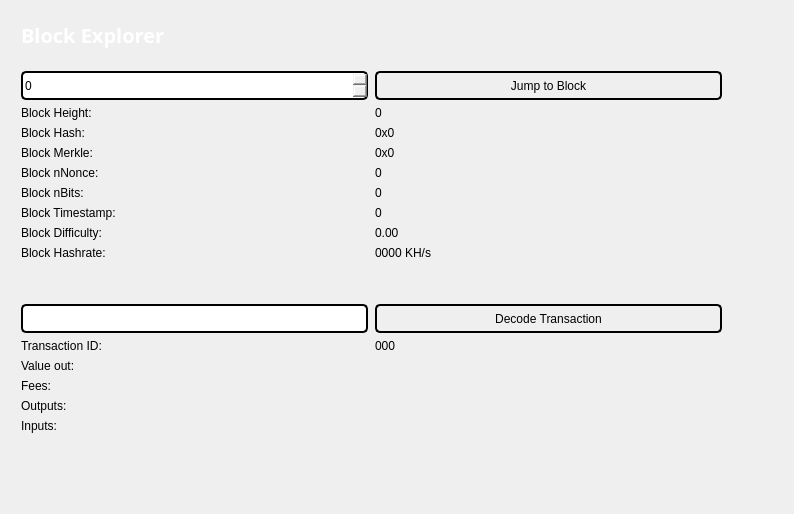
<?xml version="1.0" encoding="UTF-8"?>
<ui version="4.0">
 <class>BlockBrowser</class>
 <widget class="QWidget" name="BlockBrowser">
  <property name="windowModality">
   <enum>Qt::NonModal</enum>
  </property>
  <property name="enabled">
   <bool>true</bool>
  </property>
  <property name="geometry">
   <rect>
    <x>0</x>
    <y>0</y>
    <width>794</width>
    <height>514</height>
   </rect>
  </property>
  <property name="sizePolicy">
   <sizepolicy hsizetype="Preferred" vsizetype="Preferred">
    <horstretch>0</horstretch>
    <verstretch>0</verstretch>
   </sizepolicy>
  </property>
  <property name="minimumSize">
   <size>
    <width>0</width>
    <height>0</height>
   </size>
  </property>
  <property name="acceptDrops">
   <bool>false</bool>
  </property>
  <property name="windowTitle">
   <string>Form</string>
  </property>
  <layout class="QGridLayout">
   <property name="sizeConstraint">
    <enum>QLayout::SetMaximumSize</enum>
   </property>
   <property name="leftMargin">
    <number>21</number>
   </property>
   <property name="topMargin">
    <number>21</number>
   </property>
   <property name="rightMargin">
    <number>10</number>
   </property>
   <item row="1" column="0">
    <widget class="QWidget" name="widget" native="true">
     <widget class="QWidget" name="layoutWidget">
      <property name="geometry">
       <rect>
        <x>0</x>
        <y>0</y>
        <width>699</width>
        <height>27</height>
       </rect>
      </property>
      <layout class="QHBoxLayout" name="horizontalLayout_4">
       <property name="spacing">
        <number>7</number>
       </property>
       <item>
        <widget class="QLabel" name="label_5">
         <property name="font">
          <font>
           <family>Open Sans,sans-serif</family>
          </font>
         </property>
         <property name="text">
          <string>&lt;html&gt;&lt;head/&gt;&lt;body&gt;&lt;p&gt;&lt;span style=&quot; font-size:20px; font-weight:600; color:#ffffff;&quot;&gt;Block Explorer &lt;/span&gt;&lt;/p&gt;&lt;/body&gt;&lt;/html&gt;</string>
         </property>
        </widget>
       </item>
       <item>
        <spacer name="horizontalSpacer_2">
         <property name="orientation">
          <enum>Qt::Horizontal</enum>
         </property>
         <property name="sizeHint" stdset="0">
          <size>
           <width>40</width>
           <height>20</height>
          </size>
         </property>
        </spacer>
       </item>
      </layout>
     </widget>
     <widget class="QWidget" name="layoutWidget_2">
      <property name="geometry">
       <rect>
        <x>0</x>
        <y>50</y>
        <width>701</width>
        <height>400</height>
       </rect>
      </property>
      <layout class="QGridLayout" name="gridLayout_3" rowstretch="0,0,0,0,0,0,0,0,0,0,0,0,0,0,0,0,0,0,0" columnstretch="0,0">
       <property name="sizeConstraint">
        <enum>QLayout::SetDefaultConstraint</enum>
       </property>
       <property name="horizontalSpacing">
        <number>7</number>
       </property>
       <item row="18" column="0">
        <spacer name="verticalSpacer">
         <property name="orientation">
          <enum>Qt::Vertical</enum>
         </property>
         <property name="sizeHint" stdset="0">
          <size>
           <width>20</width>
           <height>40</height>
          </size>
         </property>
        </spacer>
       </item>
       <item row="12" column="1">
        <widget class="QPushButton" name="txButton">
         <property name="styleSheet">
          <string notr="true">
border-top-left-radius: 5px;
border-top-right-radius: 5px;
border-bottom-left-radius: 5px;
border-bottom-right-radius: 5px;
border: 2px solid #000000;
min-height: 25px;
max-height: 25px;</string>
         </property>
         <property name="text">
          <string>Decode Transaction</string>
         </property>
        </widget>
       </item>
       <item row="17" column="0">
        <widget class="QLabel" name="inputLabel">
         <property name="text">
          <string>Inputs:</string>
         </property>
         <property name="alignment">
          <set>Qt::AlignLeading|Qt::AlignLeft|Qt::AlignTop</set>
         </property>
        </widget>
       </item>
       <item row="10" column="1">
        <widget class="QLabel" name="pawBox">
         <property name="text">
          <string>0000 KH/s</string>
         </property>
        </widget>
       </item>
       <item row="14" column="0">
        <widget class="QLabel" name="valueLabel">
         <property name="text">
          <string>Value out:</string>
         </property>
        </widget>
       </item>
       <item row="13" column="0">
        <widget class="QLabel" name="txLabel">
         <property name="text">
          <string>Transaction ID:</string>
         </property>
        </widget>
       </item>
       <item row="9" column="1">
        <widget class="QLabel" name="hardBox">
         <property name="text">
          <string>0.00</string>
         </property>
        </widget>
       </item>
       <item row="13" column="1">
        <widget class="QLabel" name="txID">
         <property name="text">
          <string>000</string>
         </property>
        </widget>
       </item>
       <item row="17" column="1">
        <widget class="QLabel" name="inputBox">
         <property name="text">
          <string/>
         </property>
         <property name="alignment">
          <set>Qt::AlignLeading|Qt::AlignLeft|Qt::AlignTop</set>
         </property>
        </widget>
       </item>
       <item row="14" column="1">
        <widget class="QLabel" name="valueBox">
         <property name="text">
          <string/>
         </property>
        </widget>
       </item>
       <item row="9" column="0">
        <widget class="QLabel" name="hardLabel">
         <property name="text">
          <string>Block Difficulty:</string>
         </property>
        </widget>
       </item>
       <item row="1" column="0">
        <widget class="QSpinBox" name="heightBox">
         <property name="sizePolicy">
          <sizepolicy hsizetype="Preferred" vsizetype="Fixed">
           <horstretch>0</horstretch>
           <verstretch>0</verstretch>
          </sizepolicy>
         </property>
         <property name="styleSheet">
          <string notr="true">
border-top-left-radius: 5px;
border-top-right-radius: 5px;
border-bottom-left-radius: 5px;
border-bottom-right-radius: 5px;
border: 2px solid #000000;
min-height: 25px;
max-height: 25px;</string>
         </property>
         <property name="maximum">
          <number>99999999</number>
         </property>
        </widget>
       </item>
       <item row="3" column="0">
        <widget class="QLabel" name="heightLabel_2">
         <property name="text">
          <string>Block Height:</string>
         </property>
        </widget>
       </item>
       <item row="8" column="1">
        <widget class="QLabel" name="timeBox">
         <property name="text">
          <string>0</string>
         </property>
        </widget>
       </item>
       <item row="1" column="1">
        <widget class="QPushButton" name="blockButton">
         <property name="styleSheet">
          <string notr="true">
border-top-left-radius: 5px;
border-top-right-radius: 5px;
border-bottom-left-radius: 5px;
border-bottom-right-radius: 5px;
border: 2px solid #000000;
min-height: 25px;
max-height: 25px;</string>
         </property>
         <property name="text">
          <string>Jump to Block</string>
         </property>
        </widget>
       </item>
       <item row="5" column="0">
        <widget class="QLabel" name="merkleLabel">
         <property name="text">
          <string>Block Merkle:</string>
         </property>
        </widget>
       </item>
       <item row="4" column="0">
        <widget class="QLabel" name="hashLabel">
         <property name="text">
          <string>Block Hash:</string>
         </property>
        </widget>
       </item>
       <item row="15" column="1">
        <widget class="QLabel" name="feesBox">
         <property name="text">
          <string/>
         </property>
        </widget>
       </item>
       <item row="10" column="0">
        <widget class="QLabel" name="pawLabel">
         <property name="text">
          <string>Block Hashrate:</string>
         </property>
        </widget>
       </item>
       <item row="3" column="1">
        <widget class="QLabel" name="heightLabel">
         <property name="text">
          <string>0</string>
         </property>
        </widget>
       </item>
       <item row="15" column="0">
        <widget class="QLabel" name="feesLabel">
         <property name="text">
          <string>Fees:</string>
         </property>
        </widget>
       </item>
       <item row="7" column="0">
        <widget class="QLabel" name="bitsLabel">
         <property name="text">
          <string>Block nBits:</string>
         </property>
        </widget>
       </item>
       <item row="7" column="1">
        <widget class="QLabel" name="bitsBox">
         <property name="text">
          <string>0</string>
         </property>
        </widget>
       </item>
       <item row="5" column="1">
        <widget class="QLabel" name="merkleBox">
         <property name="minimumSize">
          <size>
           <width>187</width>
           <height>0</height>
          </size>
         </property>
         <property name="text">
          <string>0x0</string>
         </property>
        </widget>
       </item>
       <item row="16" column="0">
        <widget class="QLabel" name="outputLabel">
         <property name="text">
          <string>Outputs:</string>
         </property>
         <property name="alignment">
          <set>Qt::AlignLeading|Qt::AlignLeft|Qt::AlignTop</set>
         </property>
        </widget>
       </item>
       <item row="16" column="1">
        <widget class="QLabel" name="outputBox">
         <property name="text">
          <string/>
         </property>
         <property name="alignment">
          <set>Qt::AlignLeading|Qt::AlignLeft|Qt::AlignTop</set>
         </property>
        </widget>
       </item>
       <item row="6" column="0">
        <widget class="QLabel" name="nonceLabel">
         <property name="text">
          <string>Block nNonce:</string>
         </property>
        </widget>
       </item>
       <item row="6" column="1">
        <widget class="QLabel" name="nonceBox">
         <property name="text">
          <string>0</string>
         </property>
        </widget>
       </item>
       <item row="8" column="0">
        <widget class="QLabel" name="timeLabel">
         <property name="text">
          <string>Block Timestamp:</string>
         </property>
        </widget>
       </item>
       <item row="4" column="1">
        <widget class="QLabel" name="hashBox">
         <property name="enabled">
          <bool>true</bool>
         </property>
         <property name="sizePolicy">
          <sizepolicy hsizetype="Preferred" vsizetype="Preferred">
           <horstretch>0</horstretch>
           <verstretch>0</verstretch>
          </sizepolicy>
         </property>
         <property name="minimumSize">
          <size>
           <width>0</width>
           <height>0</height>
          </size>
         </property>
         <property name="text">
          <string>0x0</string>
         </property>
        </widget>
       </item>
       <item row="12" column="0">
        <widget class="QLineEdit" name="txBox">
         <property name="sizePolicy">
          <sizepolicy hsizetype="Preferred" vsizetype="Fixed">
           <horstretch>0</horstretch>
           <verstretch>0</verstretch>
          </sizepolicy>
         </property>
         <property name="styleSheet">
          <string notr="true">
border-top-left-radius: 5px;
border-top-right-radius: 5px;
border-bottom-left-radius: 5px;
border-bottom-right-radius: 5px;
border: 2px solid #000000;
min-height: 25px;
max-height: 25px;</string>
         </property>
         <property name="inputMask">
          <string comment="Transaction id" extracomment="Transaction id"/>
         </property>
         <property name="placeholderText">
          <string comment="Transaction ID" extracomment="Transaction ID"/>
         </property>
        </widget>
       </item>
       <item row="11" column="0">
        <spacer name="verticalSpacer_2">
         <property name="orientation">
          <enum>Qt::Vertical</enum>
         </property>
         <property name="sizeHint" stdset="0">
          <size>
           <width>20</width>
           <height>40</height>
          </size>
         </property>
        </spacer>
       </item>
      </layout>
     </widget>
    </widget>
   </item>
  </layout>
 </widget>
 <resources/>
 <connections/>
</ui>
